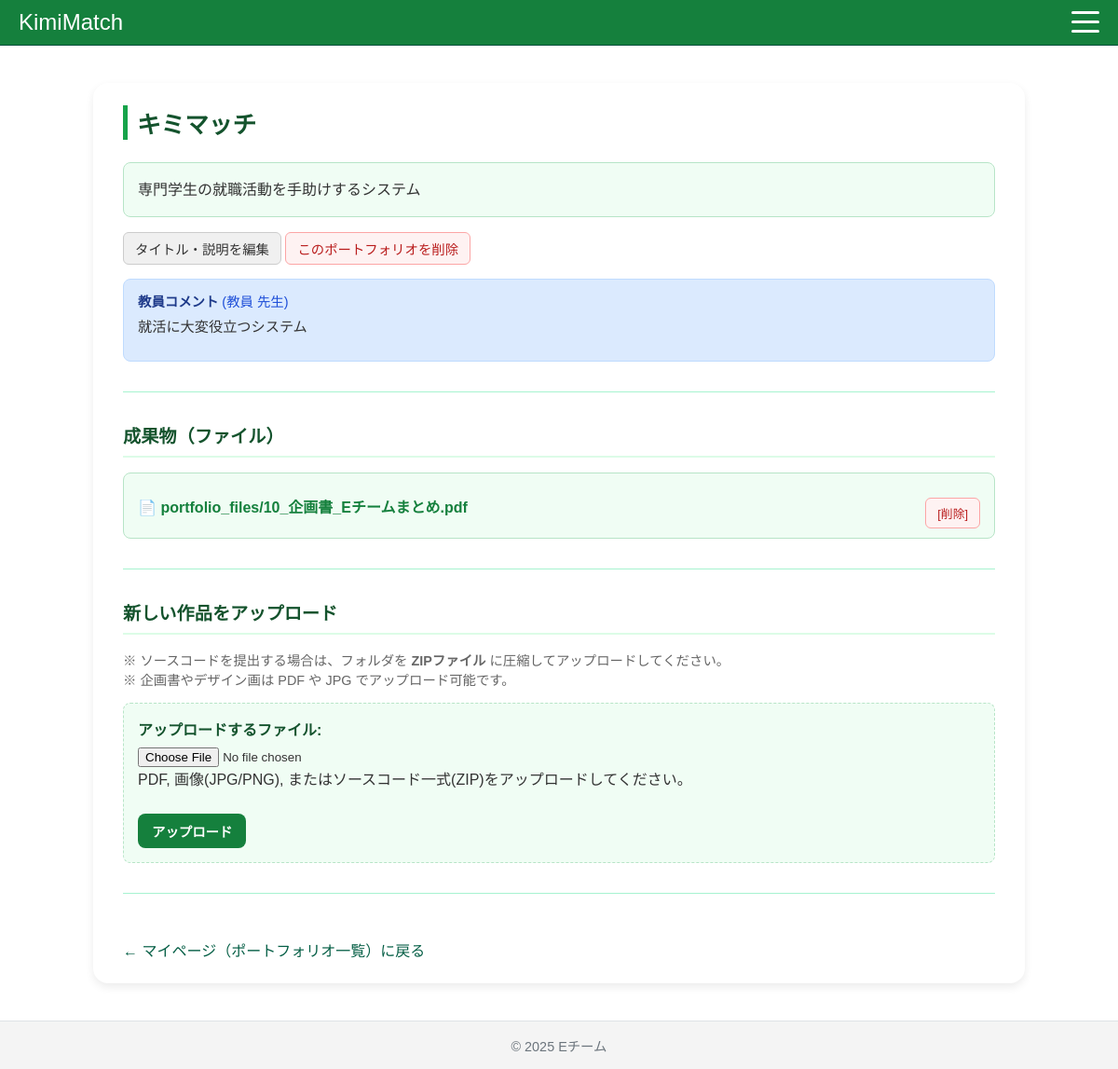
Page /portfolios/4/ (signed in) on the committed database.
### portfolios/models.py (models this page shows, shortened)
class Portfolio(models.Model):
    student = models.ForeignKey('accounts.Student', on_delete=models.CASCADE, verbose_name="学生")
    title = models.CharField(max_length=200, verbose_name="タイトル")
    description = models.TextField(verbose_name="説明文")
    teacher_comment = models.TextField(
        verbose_name="教員からのコメント",
        blank=True,
        null=True
    )
    commenting_teacher = models.ForeignKey(
        'accounts.Teacher',
        on_delete=models.SET_NULL,
        verbose_name="コメント記入教員",
        blank=True,
        null=True
    )
    class Meta:
        verbose_name = "ポートフォリオ（表紙）"
        verbose_name_plural = "ポートフォリオ（表紙）"

class PortfolioItem(models.Model):
    portfolio = models.ForeignKey(Portfolio, on_delete=models.CASCADE, related_name="items")
    file = models.FileField(
        upload_to='portfolio_files/',
        verbose_name="成果物ファイル",
        validators=[validate_file_extension],
        help_text="PDF, 画像(JPG/PNG), またはソースコード一式(ZIP)をアップロードしてください。"
    )
    class Meta:
        verbose_name = "ポートフォリオ作品"
        verbose_name_plural = "ポートフォリオ作品"

### accounts/models.py (models this page shows, shortened)
class Teacher(models.Model):
    user = models.OneToOneField(User, on_delete=models.CASCADE)
    school = models.ForeignKey('schools.School', on_delete=models.SET_NULL, null=True, blank=True, verbose_name="所属学校")
    full_name = models.CharField(max_length=100, verbose_name="氏名")
    subject = models.CharField(max_length=50, verbose_name="担当教科")
    class Meta:
        verbose_name = "教員プロフィール"
        verbose_name_plural = "教員プロフィール"

### portfolios/views.py (the view)
# urls.py: path('<int:pk>/', views.PortfolioDetailView.as_view(), name='detail'),
class PortfolioDetailView(LoginRequiredMixin, StudentOwnerOnlyMixin, DetailView):
    model = Portfolio
    template_name = 'portfolios/portfolio_detail.html'
    context_object_name = 'portfolio'
    def get_context_data(self, **kwargs):
        context = super().get_context_data(**kwargs)
        portfolio = self.get_object()
        context['items'] = portfolio.items.all()
        context['item_form'] = PortfolioItemForm()
        return context

### portfolios/forms.py
class PortfolioItemForm(forms.ModelForm):
    class Meta:
        model = PortfolioItem # PortfolioItem モデルを使う
        fields = ['file']     # 'file' フィールドだけをフォームに表示
        labels = {
            'file': 'アップロードするファイル',
        }

### accounts/context_processors.py (called while the page is built)
def add_user_role(request):
    user = request.user
    if not user.is_authenticated:
        return {'user_type': 'guest'}
    try:
        if hasattr(user, 'student'):
            return {'user_type': 'student'}
        elif hasattr(user, 'teacher'):
            return {'user_type': 'teacher'}
        elif hasattr(user, 'companyrepresentative'):
            return {'user_type': 'company'}
        elif user.is_superuser:
            return {'user_type': 'admin'}
        else:
            return {'user_type': 'authenticated'} # (プロフィール未設定)
    except Exception:
        return {'user_type': 'guest'}

### portfolios/views.py (called while the page is built)
    def test_func(self):
        portfolio = self.get_object()
        try:
            return portfolio.student == self.request.user.student
        except Student.DoesNotExist:
            return False

### templates/portfolios/portfolio_detail.html (shortened to what this page needs)
{% extends "base.html" %}
{% block content %}
<div class="page-container">
  <div class="profile-card">
    <h2>{{ portfolio.title }}</h2>
    <p class="portfolio-description">{{ portfolio.description | linebreaksbr }}</p>
    <div>
      <a href="{% url 'portfolios:update' portfolio.pk %}?next={% url 'portfolios:detail' portfolio.pk %}" class="btn btn-edit">
        タイトル・説明を編集
      </a>
      <a href="{% url 'portfolios:delete' portfolio.pk %}" class="btn btn-delete">
        このポートフォリオを削除
      </a>
    </div>
    {% if portfolio.teacher_comment %}
      <div class="teacher-comment-portfolio">
        <strong>
          教員コメント
          {% if portfolio.commenting_teacher %}
          <span>({{ portfolio.commenting_teacher.full_name }} 先生)</span>
          {% endif %}
        </strong>
        <p>{{ portfolio.teacher_comment }}</p>
      </div>
    {% endif %}
    <hr>
    <h3>成果物（ファイル）</h3>
    {% if items %}
      <ul class="file-list">
        {% for item in items %}
          <li>
            <a href="{{ item.file.url }}" target="_blank">
              📄 {{ item.file.name }}
            </a>
            <form action="{% url 'portfolios:delete_item' item.pk %}" method="post" style="margin: 0;">
                <button type="submit" class="btn btn-delete" style="font-size: 0.8em;">[削除]</button>
            </form>
          </li>
        {% endfor %}
      </ul>
    {% else %}
      <p style="padding-left: 10px;">（まだ作品がアップロードされていません）</p>
    {% endif %}
    <hr>
    <h4>新しい作品をアップロード</h4>
    <p style="font-size: 0.9em; color: #666; margin-bottom: 15px;">
      ※ ソースコードを提出する場合は、フォルダを <strong>ZIPファイル</strong> に圧縮してアップロードしてください。<br>
      ※ 企画書やデザイン画は PDF や JPG でアップロード可能です。
    </p>
    <form action="{% url 'portfolios:add_item' portfolio.pk %}"
          method="post"
          enctype="multipart/form-data"
          class="upload-form">
      {{ item_form.as_p }}
      <button type="submit">アップロード</button>
    </form>
    <hr>
    <a href="{% url 'accounts:my_page' %}" class="back-link">← マイページ（ポートフォリオ一覧）に戻る</a>
  </div>
</div>
{% endblock %}

### static/style.css (style rules this page uses)
html, body { height: 100%; margin: 0; padding: 0; font-family: "Noto Sans JP", sans-serif; color: #333; }
body { background-color: #f8f9fa; }
a { text-decoration: none; font-weight: 500; transition: color 0.2s ease, background-color 0.2s ease; }
.page-container { padding: 20px; max-width: 1000px; width: 100%; margin: 0 auto; }
.profile-card { background: #ffffff; border-radius: 16px; box-shadow: 0 4px 10px rgba(0, 0, 0, 0.08); padding: 24px 32px; overflow-x: auto; }
h2 { font-size: 1.6rem; font-weight: 700; padding-left: 10px; margin-top: 0; margin-bottom: 1.5rem; }
h3, h4 { font-size: 1.2rem; font-weight: 600; margin-top: 1.5rem; margin-bottom: 1rem; padding-bottom: 8px; }
hr { border: none; margin: 2rem 0; }
.back-link { display: inline-block; margin-top: 1rem; font-weight: 500; }
form button[type="submit"] { display: inline-block; padding: 10px 20px; border: none; border-radius: 8px; font-size: 1rem; font-weight: 600; cursor: pointer; margin-top: 1rem; transition: background-color 0.2s ease; }
.role-student h2 { border-left: 5px solid #16a34a; color: #14532d; }
.role-student h3, .role-student h4 { color: #14532d; border-bottom: 2px solid #dcfce7; }
.role-student hr { border-top: 1px solid #a7f3d0; }
.role-student a { color: #15803d; }
.role-student .back-link { color: #065f46; }
.role-student .btn { display: inline-block; padding: 6px 12px; border-radius: 6px; text-decoration: none; font-size: 0.9rem; font-weight: 500; transition: background 0.2s ease; border: 1px solid transparent; }
.role-student .btn-edit { background: #f0f0f0; color: #333; border: 1px solid #ccc; }
.role-student .btn-delete { background: #fef2f2; color: #b91c1c; border: 1px solid #fca5a5; }
.role-student .teacher-comment-general, .role-student .teacher-comment-portfolio { margin-top: 15px; padding: 12px 15px; background-color: #dbeafe; border: 1px solid #bfdbfe; border-radius: 8px; }
.role-student .teacher-comment-general h4, .role-student .teacher-comment-portfolio strong { margin-top: 0; margin-bottom: 0.5rem; color: #1e3a8a; border-bottom: none; font-size: 0.9em; }
.role-student .teacher-comment-general h4 span, .role-student .teacher-comment-portfolio strong span { font-size: 1em; font-weight: normal; color: #1d4ed8; }
.role-student .teacher-comment-general p, .role-student .teacher-comment-portfolio p { white-space: pre-wrap; margin-top: 5px; color: #333; font-size: 0.95em; }
.role-student .portfolio-description { font-size: 1rem; line-height: 1.7; color: #333; padding-left: 15px; margin-bottom: 1rem; background-color: #f0fdf4; border: 1px solid #b7e4c7; border-radius: 8px; padding: 15px; white-space: pre-wrap; }
.role-student .file-list { list-style-type: none; padding-left: 0; }
.role-student .file-list li { background: #f0fdf4; border: 1px solid #b7e4c7; padding: 10px 15px; border-radius: 8px; margin-bottom: 8px; display: flex; justify-content: space-between; align-items: center; }
.role-student .file-list a { font-weight: 600; }
.role-student .upload-form { background: #f0fdf4; border: 1px dashed #b7e4c7; padding: 15px; border-radius: 8px; }
.role-student .upload-form p { margin: 0 0 10px 0; }
.role-student .upload-form label { font-weight: 600; color: #14532d; display: block; margin-bottom: 8px; }
.role-student .upload-form input[type="file"] { display: block; }
.role-student .upload-form button[type="submit"] { display: inline-block; background-color: #15803d; color: #ffffff; padding: 8px 15px; border: none; border-radius: 8px; font-size: 0.9rem; font-weight: 600; cursor: pointer; transition: background-color 0.2s ease; }
.role-student .portfolio-description { font-size: 1rem; line-height: 1.7; color: #333; padding-left: 15px; margin-bottom: 1rem; }
.btn-delete { display: inline-block; background: #fef2f2; color: #b91c1c; padding: 6px 12px; border-radius: 6px; text-decoration: none; font-size: 0.9rem; border: 1px solid #fca5a5; cursor: pointer; font-weight: 500; transition: background 0.2s ease, border-color 0.2s ease; }

### rows in the picture
Portfolio: title "キミマッチ", description "専門学生の就職活動を手助けするシステム", commenting_teacher.full_name "教員", teacher_comment "就活に大変役立つシステム"
PortfolioItem: file.name "portfolio_files/10_企画書_Eチームまとめ.pdf"
